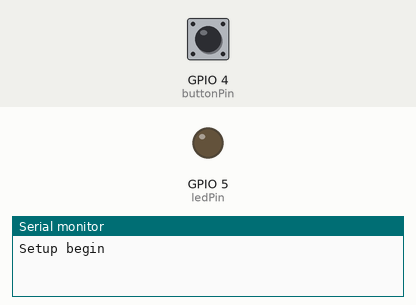
Bench run of a program on a simulated ESP8266 (NodeMCU). Parts: output pins drawn as LEDs (lit = HIGH), the last lines printed to the serial monitor. The inputs (shaded band) are chosen by the test bench; at power-on: GPIO 4 (buttonPin) LOW. WiFi joins after 1.5 s; servers stay silent unless stated; uploads are accepted with an empty reply.

Above: at 1.2 s.
1.3 s: GPIO 4 (buttonPin) pulled HIGH for 0.15 s
At 2.0 s:
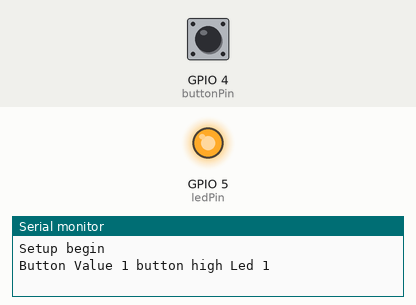
2.9 s: GPIO 4 (buttonPin) pulsed HIGH 5 times (0.12 s each, 0.3 s apart)
At 4.6 s:
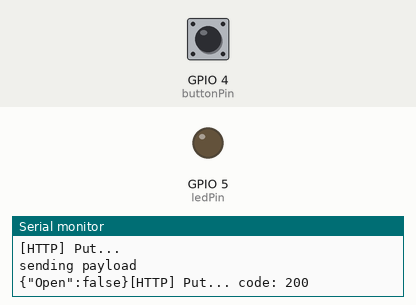
5.9 s: GPIO 4 (buttonPin) pulled HIGH for 1 s
At 6.7 s:
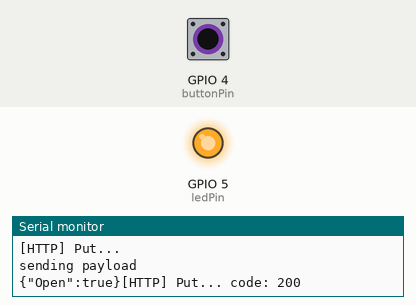
8.4 s: GPIO 4 (buttonPin) pulled HIGH for 3.2 s
At 8.8 s:
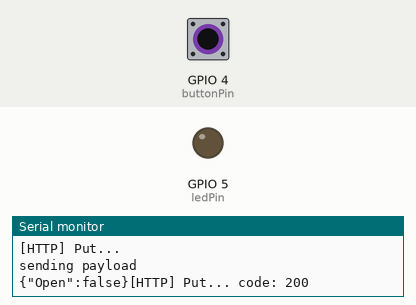
Timing chart, 0 to 11.4 s (numbered marks = the images above; inputs shaded):
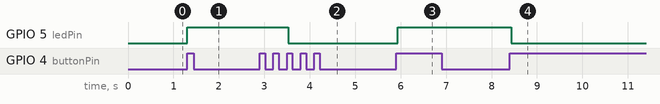

The program:

main.cpp
```cpp
#include <Arduino.h>
#include <ESP8266WiFi.h>
#include <ESP8266WiFiMulti.h>
#include <ESP8266HTTPClient.h>
#include <WiFiClient.h>


ESP8266WiFiMulti WiFiMulti;
char ssid[] = "LHome";     //  your network SSID (name)
char pass[] = "DougAndErikaWireless";  // your network password
int status = WL_IDLE_STATUS;     // the Wifi radio's status
char gateUrl[]="http://dtipsstore.table.core.windows.net/gate(PartitionKey='gate',RowKey='state')?sv=";

const int buttonPin = 4; /* GPIO4 (D2) for Push Button */
const int ledPin = 5; /* GPIO5 (D1) for LED */

int ledState = LOW; /* Variable to hold the current state of LED Pin. Initialized to LOW */
int buttonState = LOW; /* Variable to hold current state of Button Pin. Initialized to LOW */
int buttonValue; /* Variable to store state of the Button */
int lastButtonState = LOW; /* Variable to hold the previous state of the Button. Initialized to LOW */

void setup() {
  Serial.begin(9600);
  Serial.println("Setup begin");
  // put your setup code here, to run once:
  pinMode(ledPin, OUTPUT);     // Initialize the LED_BUILTIN pin as an output
  pinMode(buttonPin, INPUT); // initialize the button pin as a input

  WiFi.mode(WIFI_STA);
  WiFiMulti.addAP(ssid, pass);
}
void printOut(String s){
  Serial.println(s);
}


void setGateState(bool doOpen){
  if ((WiFiMulti.run() == WL_CONNECTED)) {
    WiFiClient client;
    HTTPClient http;


    printOut("[HTTP] begin...\n");
    if (http.begin(client, gateUrl)) {  // HTTP

      http.addHeader  ( "Accept","application/json;odata=nometadata");
      http.addHeader  ( "Content-Type", "application/json" );
      Serial.print("[HTTP] Put...\n");

      // start connection and send HTTP header
      String newPayload ;
      if(doOpen){
         newPayload= "{\"Open\":true}";
      }
      else{
          newPayload= "{\"Open\":false}";
      }

      Serial.print("sending payload \n");
      Serial.print(newPayload);
      int httpCode = http.PUT(newPayload);

      // httpCode will be negative on error
      if (httpCode > 0) {
        // HTTP header has been send and Server response header has been handled
        Serial.printf("[HTTP] Put... code: %d\n", httpCode);

        // file found at server
        if (httpCode == HTTP_CODE_OK || httpCode == HTTP_CODE_MOVED_PERMANENTLY) {
          String responsePayload = http.getString();
          Serial.println(responsePayload);
          return;
        }
      } else {
        Serial.printf("[HTTP] GET... failed, error: %s\n", http.errorToString(httpCode).c_str());
      }

      http.end();
    } else {
      Serial.printf("[HTTP} Unable to connect\n");
    }
  }
}

void updateState(int newButtonValue){
    if(newButtonValue == HIGH) /* If the button state is HIGH, toggle the LED state */
    {
      Serial.print("button high ");
      ledState = !ledState;
    }
    lastButtonState= newButtonValue;
    Serial.printf("Led %d \n",ledState);

    digitalWrite(ledPin, ledState); /* Set the new state of the LED */
    lastButtonState = newButtonValue; /* Store the present button state for next loop */

    bool newGateState = ledState == HIGH;
    setGateState(newGateState);
}


void loop() {
   // put your main code here, to run repeatedly:
  buttonValue = digitalRead(buttonPin); /* Read the state of the Button into the variable: buttonValue */

  /* Reset the debounce timer after button press */
  if(buttonValue != lastButtonState)
  {
     Serial.printf("Button Value %d ",buttonValue);
     updateState(buttonValue);
  }
  delay(50);
}
```

Measured:
- after the input at 1.3 s, GPIO 5 (ledPin): LOW → HIGH at once
- after the input at 2.9 s, GPIO 5 (ledPin): HIGH → LOW after 0.63 s
- after the input at 5.9 s, GPIO 5 (ledPin): LOW → HIGH at once
- after the input at 8.4 s, GPIO 5 (ledPin): HIGH → LOW at once
